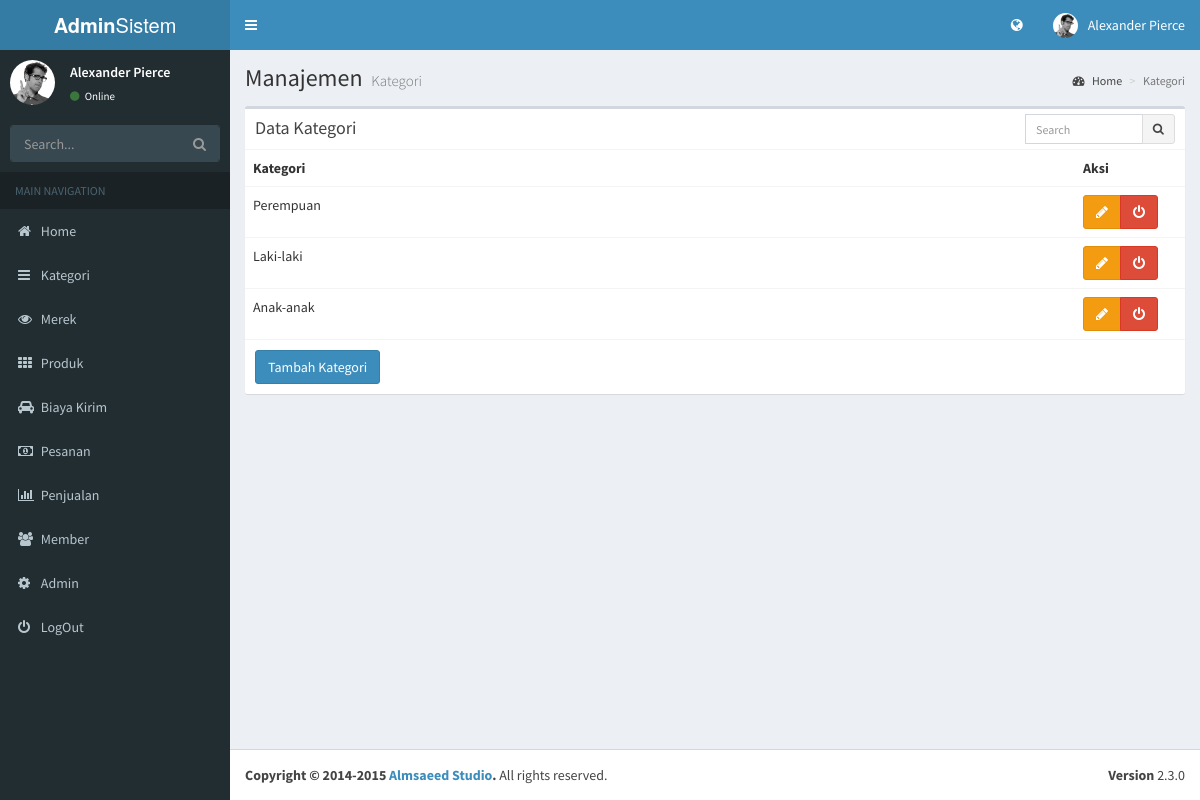
The page /admin/adminweb.php?module=kategori (signed in) on the database its author committed.
### tables this page shows
CREATE TABLE IF NOT EXISTS `tbl_kategori` (
`id_kategori_produk` int(3) NOT NULL,
  `nama_kategori` varchar(50) NOT NULL
);

### lib/config.php (called while the page is built)
<?php
$base_url ="http://localhost/mylapak/";
$admin_url ="http://localhost/mylapak/admin/";
?>

### admin/module/kategori/list_kategori.php (the view)
 <?php
if (empty($_SESSION['username']) AND empty($_SESSION['passuser'])) {
    echo "<center>Untuk mengakses modul, Anda harus login <br>";
    echo "<a href=../../index.php><b>LOGIN</b></a></center>";
} else { ?>
      <div class="content-wrapper">
        <section class="content-header">
          <h1>
            Manajemen
            <small>Kategori</small>
          </h1>
          <ol class="breadcrumb">
            <li><a href="#"><i class="fa fa-dashboard"></i> Home</a></li>
            <li class="active">Kategori</li>
          </ol>
        </section>
        <section class="content">
            <div class="row">
            <div class="col-xs-12">
              <div class="box">
                <div class="box-header">
                  <h3 class="box-title">Data Kategori</h3>
				  <div class="box-tools">
                    <div class="input-group" style="width: 150px;">
                      <input type="text" name="table_search" class="form-control input-sm pull-right" placeholder="Search">
                      <div class="input-group-btn">
                        <button class="btn btn-sm btn-default"><i class="fa fa-search"></i></button>
                      </div>
                    </div>
                  </div>
                </div>
                <div class="box-body table-responsive no-padding">
                  <table class="table table-hover">
                    <tr>
                      <th>Kategori</th>
					   <th style="width: 110px">Aksi</th>
                    </tr>
      					<?php
      					include "../lib/config.php";
      					include "../lib/koneksi.php";
      					$kueriKategori= mysqli_query($koneksi, "select * from tbl_kategori");
      					while($kat=mysqli_fetch_array($kueriKategori)){
      					?>
                    <tr>
                      <td><?php echo $kat['nama_kategori']; ?></td>
					  <td>
					   <div class="btn-group">
                          <a href="<?php echo $admin_url; ?>adminweb.php?module=edit_kategori&id_kategori=<?php echo $kat['id_kategori_produk']; ?>" class="btn btn-warning"><i class='fa fa-pencil'></i></button></a>
                          <a href="<?php echo $admin_url; ?>module/kategori/aksi_hapus.php?id_kategori=<?php echo $kat['id_kategori_produk'];?>" onClick="return confirm('Anda yakin ingin menghapus data ini?')" class="btn btn-danger"><i class='fa fa-power-off'></i></button></a>
                        </div>
					  </td>
                    </tr>
              <?php } ?>
                  </table>
                </div>
				     <div class="box-footer">
				<a href="<?php echo $base_url; ?>admin/adminweb.php?module=tambah_kategori"><button class="btn btn-primary">Tambah Kategori</button></a>
                  </div>
              </div>
            </div>
          </div>
        </section>
      </div>
      <?php } ?>

### rows shown on the page
tbl_kategori: nama_kategori "Perempuan"
tbl_kategori: nama_kategori "Laki-laki"
tbl_kategori: nama_kategori "Anak-anak"
